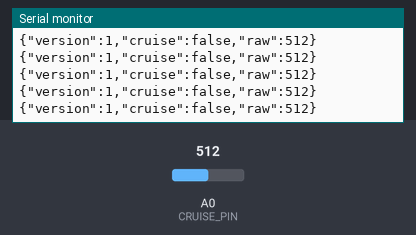
The sketch below on a simulated Arduino Uno, built with avr-gcc and run on an emulated ATmega328P. On the bench: the last lines printed to the serial monitor. The test bench sets the inputs (shaded band); at power-on: A0 (CRUISE_PIN) = 512.

Above: at 1.2 s.
1.3 s: A0 (CRUISE_PIN) set to 358
At 1.35 s:
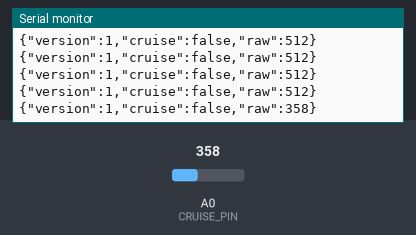
2.8 s: A0 (CRUISE_PIN) set to 337
At 2.87 s:
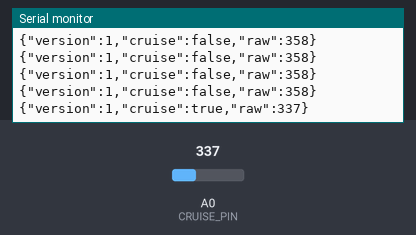

The sketch:

Cruise_Control.ino
```cpp
//its not digital signal , its grounding when i press button. so intiial resistance is roughly 50kOhm. when i press cc button, it becomes 0.1k, 0.2k.
//input (a8) - 24k - 24k - arduino ANALOG input - 24k , gnd(b18)
//bu kod icin, a0 analog in kullanildi.

const byte CRUISE_PIN = A0;

bool cruiseOn = false;

void setup() {
  Serial.begin(115200);
  pinMode(CRUISE_PIN, INPUT_PULLUP);
}

void loop() {
  // Average 10 readings
  long total = 0;

  for (int i = 0; i < 10; i++) {
    total += analogRead(CRUISE_PIN);
    delay(2);
  }

  int raw = total / 10;

  // Active LOW with hysteresis
if (raw > 900) {
  cruiseOn = false;  // Disconnected
}
else if (raw < 345) {
  cruiseOn = true;
}
else if (raw > 365) {
  cruiseOn = false;
}

  Serial.print("{\"version\":1,\"cruise\":");
  Serial.print(cruiseOn ? "true" : "false");

  Serial.print(",\"raw\":");
  Serial.print(raw);

  Serial.println("}");

  delay(80);
}
```

Measured:
- the behaviour switches between 345 and 344 on A0 (CRUISE_PIN) (found by bisection; images 1 and 2)
- after the input at 1.3 s, the serial monitor: prints a new line at once (image 1)
- after the input at 2.8 s, the serial monitor: prints a new line after 0.07 s (image 2)
